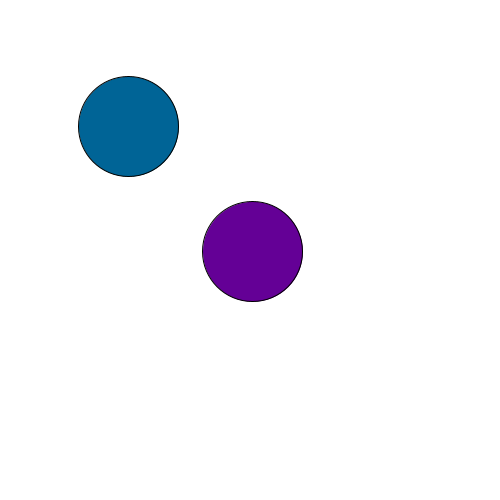
Frame 1 (no input)
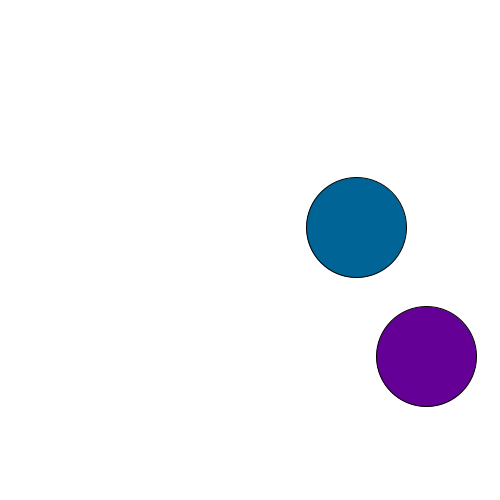
Frame 60 (the mouse pressed at the canvas centre just before this capture)
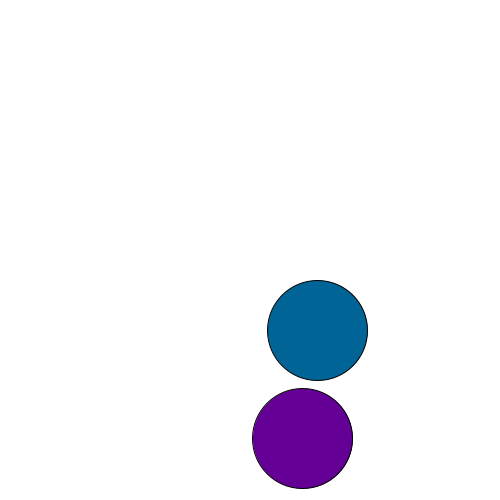
Frame 120 (the mouse held since frame 60 and released just before this capture)

The Processing sketch that drew these frames (run headless with seeded random() and noise(); from frame 60 on, the mouse is pressed at the canvas centre):

// Processing sketch: floatReturn_withSimpleCollision
// ── floatReturn_withSimpleCollision.pde


float x1Pos, y1Pos, x2Pos, y2Pos; 

float x1Speed, y1Speed, x2Speed, y2Speed; 
int size = 100; 

void setup() {
  size(500, 500); 
  x1Pos = width/2; 
  y1Pos = height/2;
  x2Pos = width/4;
  y2Pos = height/4; 
  
  //gets very tedious; we will learn cleaner ways later in the semester! 
  x1Speed = random(1,4); 
  y1Speed = random(1,4); 
  x2Speed = random(1,4); 
  y2Speed = random(1,4); 
  
}

void draw() {
  background(255); 
  
  x1Pos = x1Pos + x1Speed; 
  y1Pos = y1Pos + y1Speed; 
  x2Pos = x2Pos + x2Speed; 
  y2Pos = y2Pos + y2Speed; 

  fill(100, 0, 150); 
  ellipse(x1Pos, y1Pos, size, size); 
  
  fill(0, 100, 150); 
  ellipse(x2Pos, y2Pos, size, size); 

  println(calculateDistance(x1Pos, y1Pos, x2Pos, y2Pos)); 
  
  x1Speed = checkBoundariesX(x1Pos, x1Speed); 
  y1Speed = checkBoundariesX(y1Pos, y1Speed); 
  x2Speed = checkBoundariesX(x2Pos, x2Speed); 
  y2Speed = checkBoundariesX(y2Pos, y2Speed);  
  
  if(calculateDistance(x1Pos, y1Pos, x2Pos, y2Pos)<size){
    x1Speed = -x1Speed; 
    y1Speed = -y1Speed; 
    x2Speed = -x2Speed; 
    y2Speed = -y2Speed; 
  }
}

float checkBoundariesX(float xPos, float speedX){
  if (xPos >= width - size/2 || xPos <= size/2) {
    speedX = -speedX;
  }
  return speedX; 
}

float checkBoundariesY(float yPos, float speedY){
  if (yPos > height - size/2 || yPos < size/2) {
    speedY = -speedY;
  }
  return speedY; 
}


float calculateDistance(float shape1X, float shape1Y, float shape2X, float shape2Y) {
  float dist = dist(shape1X, shape1Y, shape2X, shape2Y); //instead of calculating 
  //the distance between a position and our mouse, we add a parameter for a second position
  
  return dist;
}
